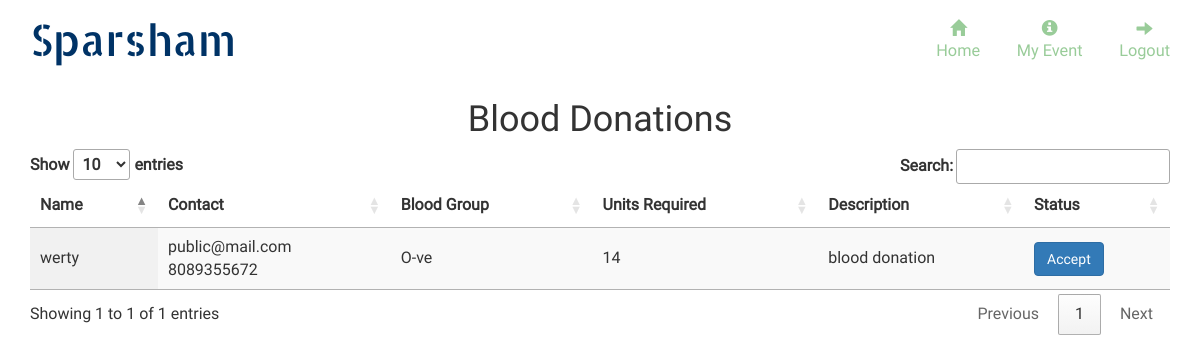
/students/blooddonation.php, run on the app's committed database.
### tables this page shows
CREATE TABLE IF NOT EXISTS `blood_donation` (
  `blood_donation_id` int(11) NOT NULL AUTO_INCREMENT,
  `email` varchar(30) NOT NULL,
  `no_of_bottle` int(11) NOT NULL,
  `no_of_donation` int(11) NOT NULL,
  `blood_group` varchar(5) NOT NULL,
  `description` varchar(50) NOT NULL,
  `blood_donation_status` int(3) NOT NULL DEFAULT '0',
  `donation_date` timestamp NOT NULL DEFAULT CURRENT_TIMESTAMP,
  PRIMARY KEY (`blood_donation_id`)
);

CREATE TABLE IF NOT EXISTS `registration` (
  `name` varchar(80) NOT NULL,
  `email` varchar(80) NOT NULL,
  `phone` bigint(11) NOT NULL,
  `gender` varchar(10) DEFAULT NULL,
  `date_of_birth` varchar(20) DEFAULT NULL,
  `house` varchar(80) DEFAULT NULL,
  `place` varchar(80) DEFAULT NULL,
  `country` int(11) DEFAULT NULL,
  `state` int(11) DEFAULT NULL,
  `district` int(11) DEFAULT NULL,
  `pincode` int(6) DEFAULT NULL,
  `profile_pic` varchar(100) DEFAULT '../images/avathar.jpg',
  PRIMARY KEY (`email`)
);

### students/blooddonation.php (the view, shortened to what this page needs)
<?php
include("header.php");
include("dbconn.php");
?>
 <link rel="stylesheet" type="text/css" href="https://cdn.datatables.net/1.10.21/css/jquery.dataTables.css">
<div class="container">
	<table id="table_id" class="display">
		<h1 class="text-center">Blood Donations</h1>
    <thead>
        <tr>
           <th>Name</th>
           <th>Contact</th>
      <th>Blood Group</th>
      <th>Units Required</th>
      <th>Description</th>
           <th>Status</th>
        </tr>
    </thead>
    <tbody>
         <?php
            $email=$_SESSION["email"];
            $sql="select * from blood_donation a,registration b where a.email=b.email and a.blood_donation_status=1 and a.blood_donation_id not in(select blood_donation_id from blood_donation_list WHERE email='$email')order by a.donation_date desc";
            $res=mysqli_query($conn,$sql);
            if(mysqli_num_rows($res)>0){
                while($r=mysqli_fetch_assoc($res)){
                  ?>
                  <tr>
                  <td><?php echo $r['name']?></td>
                  <td><?php echo $r['email']?><br>
                  <?php echo $r['phone']?><br>
                  </td>
                  <td><?php echo $r['blood_group']?></td>
                  <td><?php echo $r['no_of_bottle']-$r['no_of_donation']?></td>
                  <td><?php echo $r['description']?></td>
                  <td>
                    <a href="blooddonationstatus.php?blood_donation_id=<?php echo $r['blood_donation_id']?>">
                      <button class="btn btn-primary">Accept</button></a>
                  </td>
              </tr>
              <?php
    }}
    else{
      ?>
      <tr>
        <td>No Active Donations</td>
    </tr><?php
    }?>
</tbody>
</table>
</div>

### students/css/style.css (style rules this page uses)
html, body { font-size: 100%; background: #fff; }
body { font-size: 100%; font-family: 'Roboto-Regular'; }
body a { transition: 0.5s all ease; -webkit-transition: 0.5s all ease; -moz-transition: 0.5s all ease; -o-transition: 0.5s all ease; -ms-transition: 0.5s all ease; }

### data on the page
blood_donation: registration.name "werty", registration.email "public@mail.com", registration.phone "8089355672", blood_group "O-ve", $r['no_of_bottle']-$r['no_of_donation'] "14", description "blood donation"
